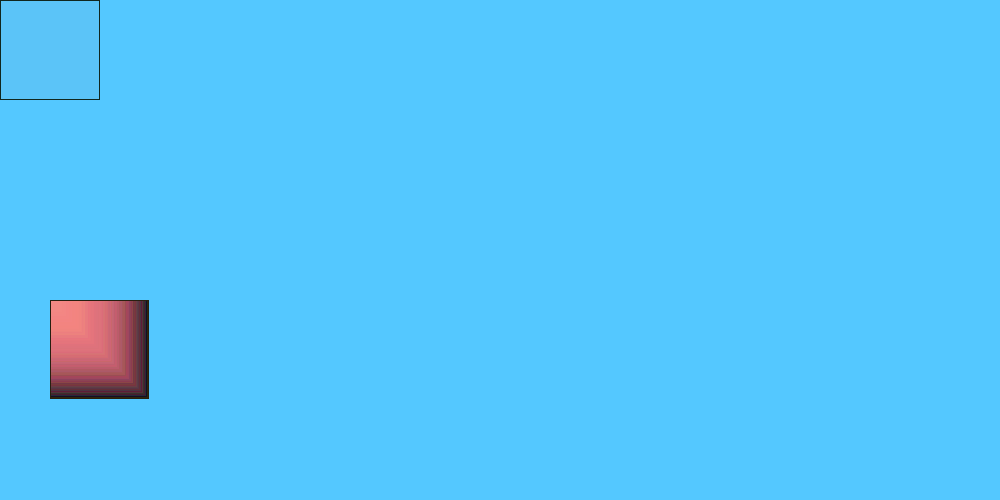
Frame 1 (no input)
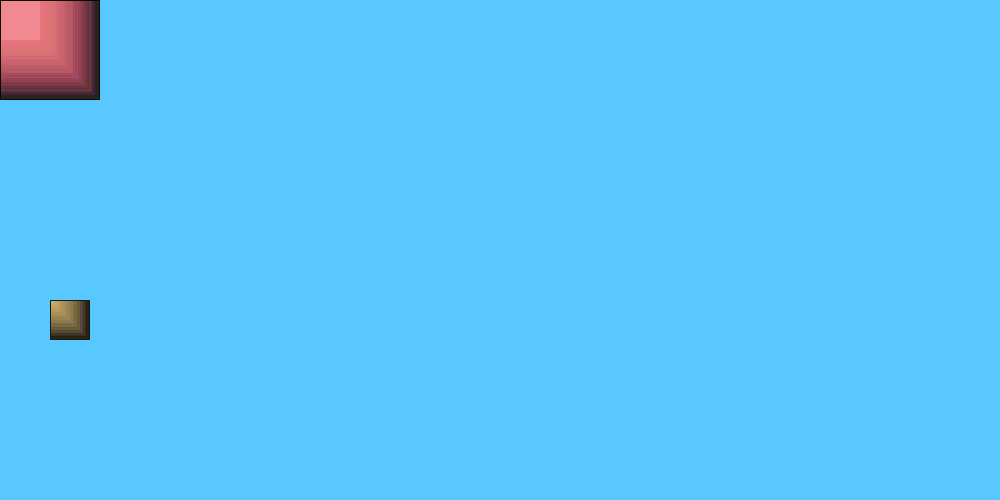
Frame 60 (the mouse pressed at the canvas centre just before this capture)
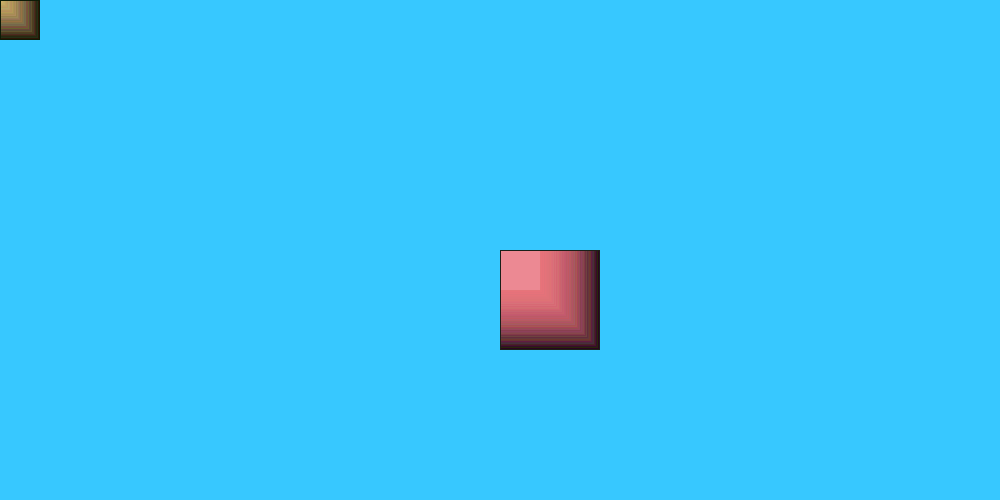
Frame 120 (the mouse held since frame 60 and released just before this capture)

The Processing sketch that drew these frames (run headless with seeded random() and noise(); from frame 60 on, the mouse is pressed at the canvas centre):

// Processing sketch: processing_134801
// ── processing_134801.pde

int [] xpos= new int [100];
int [] ypos = new int [100];


void setup(){
  size (1000,500);
  smooth();
  for (int i=0; i<xpos.length; i++){
    xpos[i] = 50;
    ypos [i] =300;
  }
}
  void draw(){
    background (random(55,100), random(200,50), random (255,250));
    
   for (int i=0; i<xpos.length-1;i++){
      xpos [i] = xpos [i+1];
      ypos [i] = ypos [i+1];
   }
      xpos[xpos.length-1]=mouseX; 
    ypos[ypos.length-1]=mouseY;
 
for (int i=0; i<xpos.length; i++){
 stroke(random(43), random(43), random(43));
  fill (#ffffff-i*400,10);//
  rect (xpos[i], ypos [i], i,i);
 
    }
    }
